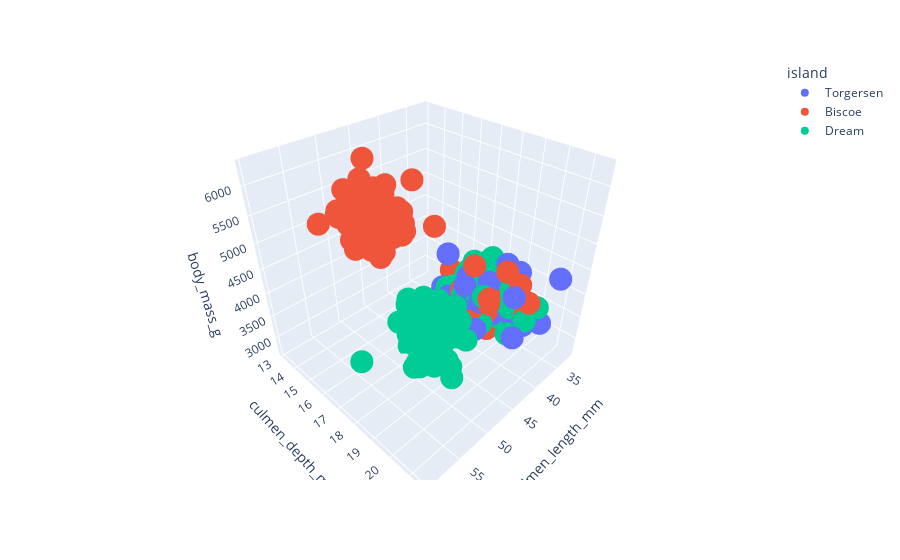

Notebook cell for this chart:
### Markdown cell above
# `island`

### Code cell
fig = px.scatter_3d(df1, x='culmen_length_mm', y='culmen_depth_mm', z='body_mass_g', color='island')
fig.show()
